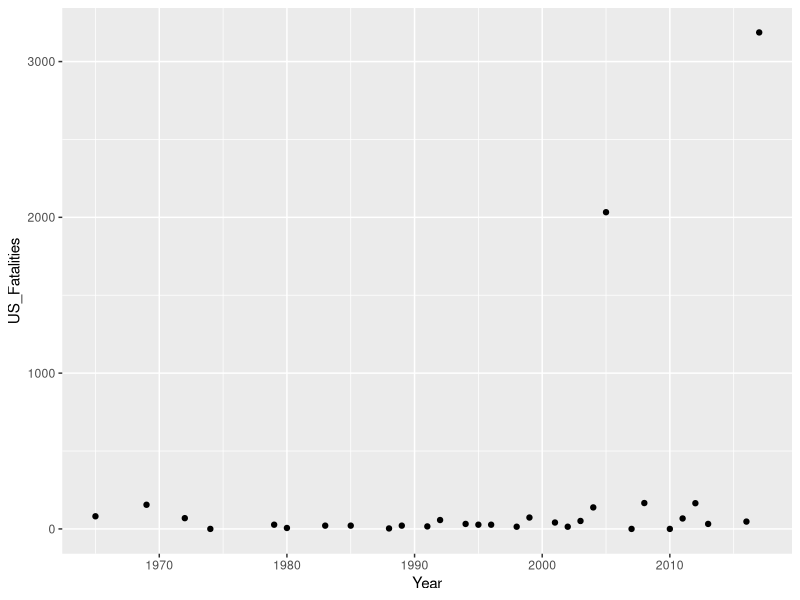
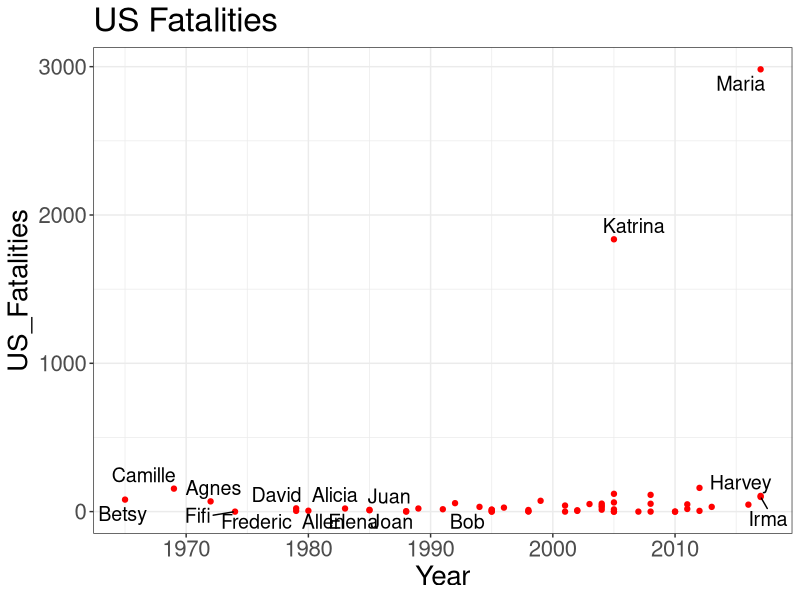
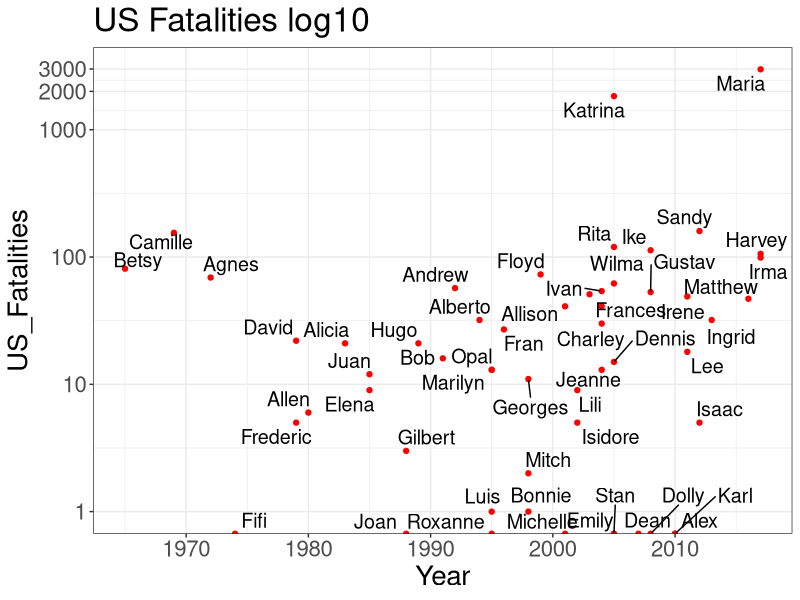
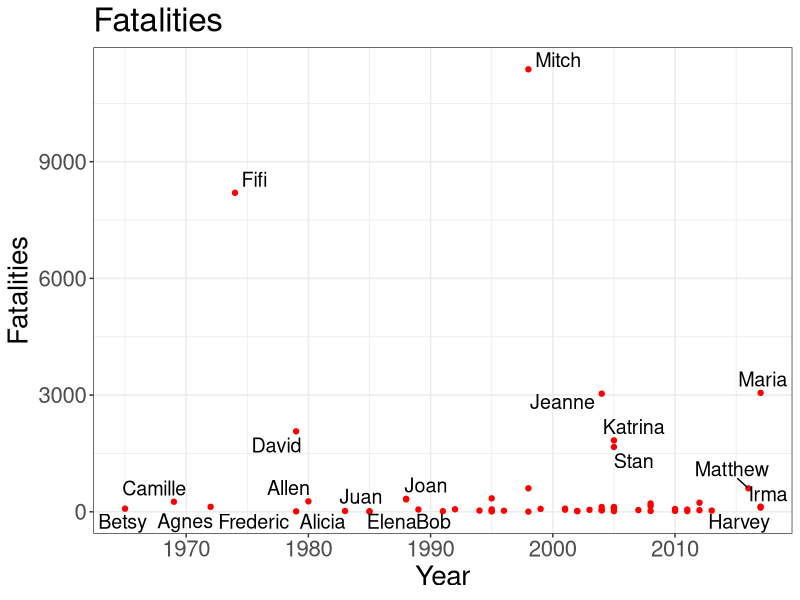
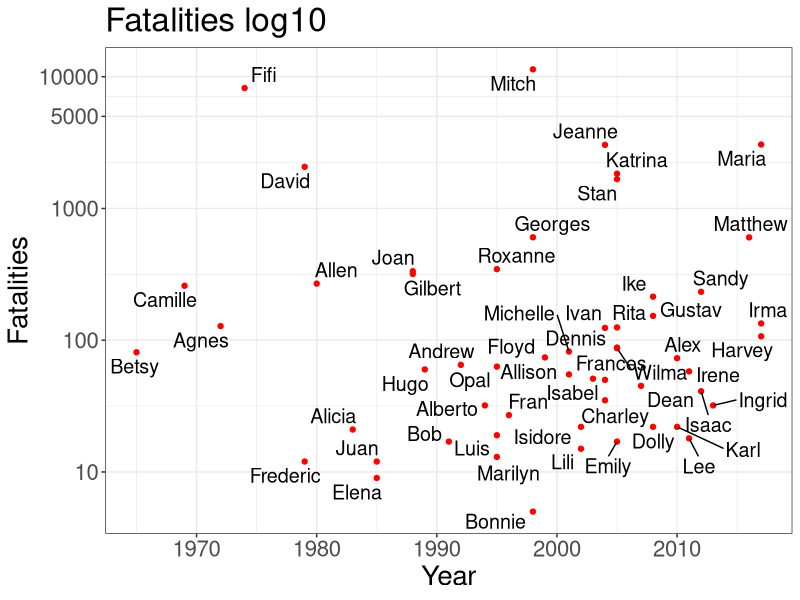
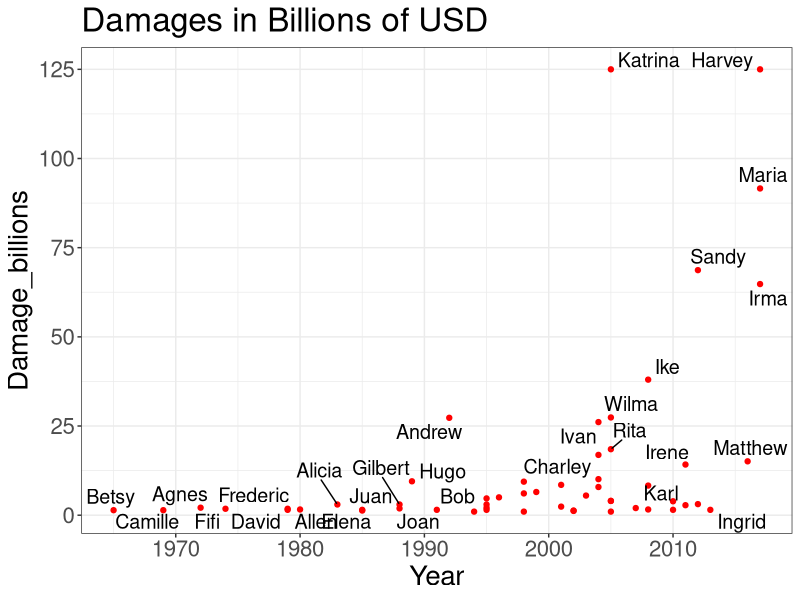
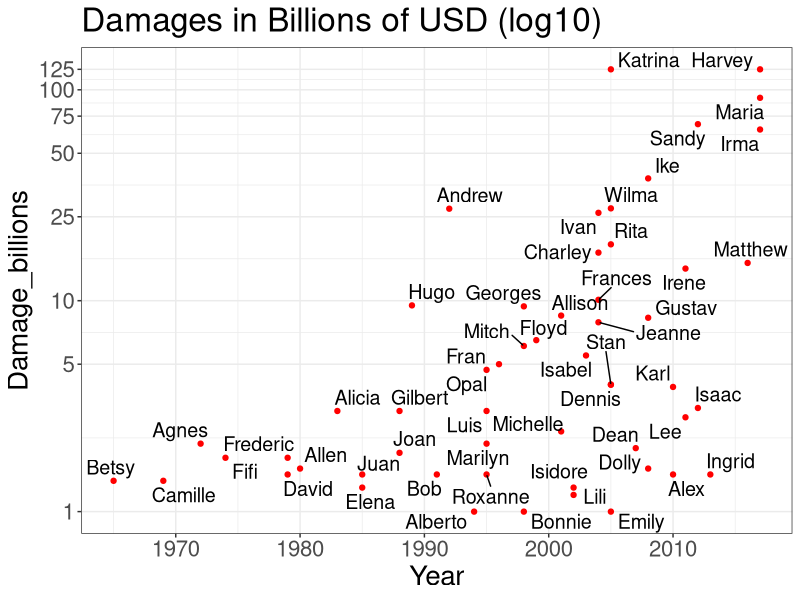
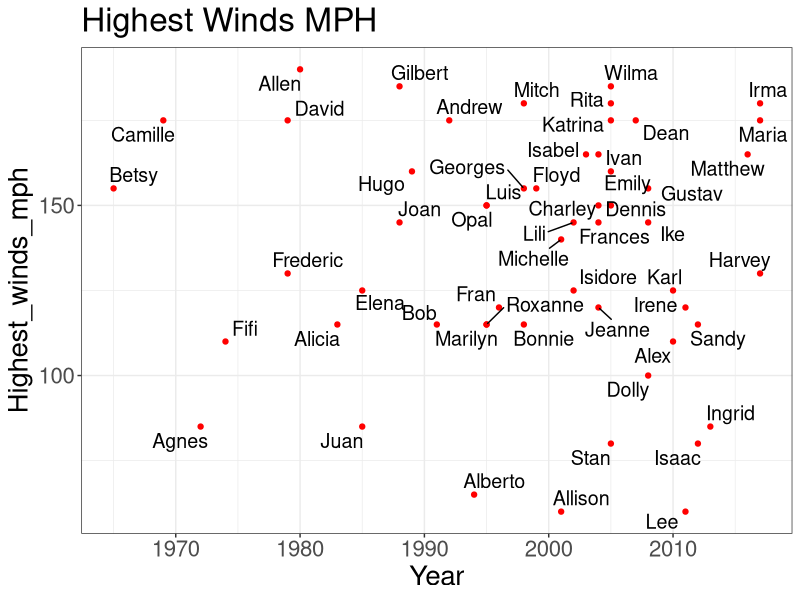

These charts were generated, in order, by the following R code:
library(dplyr)
library(ggplot2)
library(ggrepel)

setwd("Z:/Dropbox/Econometrics by Simulation/2018_09_September/")

Hurricanes <- read.csv("Hurricanes.csv", stringsAsFactors = FALSE)

Hurricanes %>% group_by(Year) %>% summarise(US_Fatalities=sum(US_Fatalities)) %>% 
  ggplot(aes(x=Year, y=US_Fatalities)) + geom_point() 

png(file="USFatalities.png",width=800,height=600,res=72)
Hurricanes %>% ggplot(aes(x=Year, y=US_Fatalities, label=Name)) + 
  geom_point(color = 'red') + 
  geom_text_repel(size=5) + theme_bw() + theme(text = element_text(size=20)) +
  ggtitle("US Fatalities")
dev.off()

png(file="USFatalitiesLog10.png",width=800,height=600,res=72)
Hurricanes %>% ggplot(aes(x=Year, y=US_Fatalities, label=Name)) + 
  geom_point(color = 'red') + scale_y_log10(breaks = c(0,1,10,100,1000,2000,3000)) +
  geom_text_repel(size=5) + theme_bw() + theme(text = element_text(size=20)) +
  ggtitle("US Fatalities log10")
dev.off()

png(file="Fatalities.png",width=800,height=600,res=72)
Hurricanes %>% ggplot(aes(x=Year, y=Fatalities, label=Name)) + 
  geom_point(color = 'red') + 
  geom_text_repel(size=5) + theme_bw() + theme(text = element_text(size=20)) +
  ggtitle("Fatalities")
dev.off()

png(file="FatalitiesLog10.png",width=800,height=600,res=72)
Hurricanes %>% ggplot(aes(x=Year, y=Fatalities, label=Name)) + 
  geom_point(color = 'red') + scale_y_log10(breaks = c(0,1,10,100,1000,5000,10000)) +
  geom_text_repel(size=5) + theme_bw() + theme(text = element_text(size=20)) +
  ggtitle("Fatalities log10")
dev.off()

png(file="Damages.png",width=800,height=600,res=72)
Hurricanes %>% ggplot(aes(x=Year, y=Damage_billions, label=Name)) + 
  geom_point(color = 'red') + 
  geom_text_repel(size=5) + theme_bw() + theme(text = element_text(size=20)) +
  ggtitle("Damages in Billions of USD")
dev.off()

png(file="DamagesLog10.png",width=800,height=600,res=72)
Hurricanes %>% ggplot(aes(x=Year, y=Damage_billions, label=Name)) + 
  geom_point(color = 'red') + scale_y_log10(breaks = c(0,1,5,10,25,50,75,100,125)) +
  geom_text_repel(size=5) + theme_bw() + theme(text = element_text(size=20)) +
  ggtitle("Damages in Billions of USD (log10)")
dev.off()

png(file="HighestWinds.png",width=800,height=600,res=72)
Hurricanes %>% ggplot(aes(x=Year, y=Highest_winds_mph, label=Name)) + 
  geom_point(color = 'red') + 
  geom_text_repel(size=5) + theme_bw() + theme(text = element_text(size=20)) +
  ggtitle("Highest Winds MPH")
dev.off()

png(file="LowestPressure.png",width=800,height=600,res=72)
Hurricanes %>% ggplot(aes(x=Year, y=Lowest_Pressure_mbar, label=Name)) + 
  geom_point(color = 'red') +
  geom_text_repel(size=5) + theme_bw() + theme(text = element_text(size=20)) +
  ggtitle("Damages in Billions of USD (log10)")
dev.off()

png(file="LowestPressureUSFatalities.png",width=800,height=600,res=72)
Hurricanes %>% ggplot(aes(x=Lowest_Pressure_mbar, y=US_Fatalities, label=Name)) + 
  geom_point(color = 'red') + 
  geom_text_repel(size=5) + theme_bw() + theme(text = element_text(size=20)) +
  ggtitle("Lowest Pressue (mbar) against US Fatalities")
dev.off()

png(file="HighestWindsUSFatalities.png",width=800,height=600,res=72)
Hurricanes %>% ggplot(aes(x=Highest_winds_mph, y=US_Fatalities, label=Name)) + 
  geom_point(color = 'red') + 
  geom_text_repel(size=5) + theme_bw() + theme(text = element_text(size=20)) +
  ggtitle("Highest Winds MPH against US Fatalities")
dev.off()

png(file="HighestWindsFatalities.png",width=800,height=600,res=72)
Hurricanes %>% ggplot(aes(x=Highest_winds_mph, y=Fatalities, label=Name)) + 
  geom_point(color = 'red') + 
  geom_text_repel(size=5) + theme_bw() + theme(text = element_text(size=20)) +
  ggtitle("Highest Winds MPH against Fatalities")
dev.off()

png(file="LowestPressureUSFatalities.png",width=800,height=600,res=72)
Hurricanes %>% ggplot(aes(x=Lowest_Pressure_mbar, y=Fatalities, label=Name)) + 
  geom_point(color = 'red') + 
  geom_text_repel(size=5) + theme_bw() + theme(text = element_text(size=20)) +
  ggtitle("Lowest Pressure (mbar) against Fatalities")
dev.off()
# US Fatalities Plot

Hurricanes %>% filter(!(Name %in% c("Maria", "Katrina"))) %>% summarize(sum(US_Fatalities))

Hurricanes$Hurricane = Hurricanes$Name
Hurricanes[rank(-Hurricanes$US_Fatalities)>5,]$Hurricane = "All other hurricanes (40)"

png(file="USFatalitiesBarGraph.png",width=800,height=600,res=72)
Hurricanes %>% 
  ggplot(aes(Hurricane, US_Fatalities)) + 
  theme_bw() + theme(text = element_text(size=15)) +
  geom_col()  + ggtitle("US Hurricane Deaths")
dev.off()

Hurricanes$Hurricane = Hurricanes$Name
Hurricanes[rank(-Hurricanes$Damage_billions)>15,]$Hurricane = "All others (30)"

png(file="USDamagesBarGraph.png",width=800,height=600,res=72)
Hurricanes %>% 
  ggplot(aes(Hurricane, Damage_billions)) + theme_bw() + 
  theme(text = element_text(size=15), axis.text.x = element_text(angle=45, hjust=1)) +
  geom_col()  + ggtitle("US Hurricane Damages (Billions)")
dev.off()


Hurricanes %>% summarise(sum(US_Fatalities>0))

Hurricanes %>% summarise(sum(Year>=2000))

Hurricanes %>% summarise(sum(Year>2003))

Hurricanes %>% summarise(sum(Year<=2003))


Hurricanes %>% summarise(sum(Damage_billions))

totUSfat = Hurricanes %>% summarise(sum(US_Fatalities)) # US Deaths
totfat = Hurricanes %>% summarise(sum(Fatalities)) # Atlantic Deaths
totfat - totUSfat # Deaths outside of the US

trim <- function(x) x %>% gsu

Hurricanes$Class <- Hurricanes$Classification %>% 
  gsub("Category|hurricane", "", .) %>% 
  sub("Tropical storm", "0", .) %>% 
  gsub("^\\s+|\\s+$","",.) %>% as.numeric()

png(file="USFatalitiesClass.png",width=800,height=600,res=72)
Hurricanes %>% ggplot(aes(x=Year, y=US_Fatalities, label=Name)) + 
  geom_point(aes(color = Class)) + 
  geom_text_repel(size=5) + theme_bw() + theme(text = element_text(size=20)) +
  ggtitle("US Fatalities")
dev.off()
